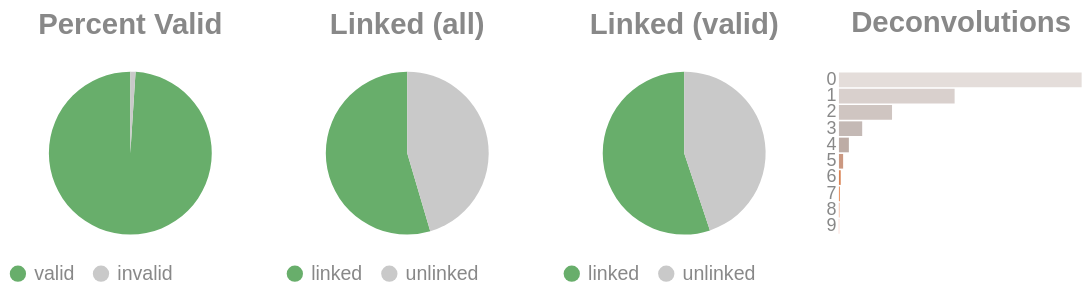

Source (notebook cell):
### Code cell
if SKIPLR:
    pass
else:
    clash = Counter()
    for i in valids['molecule'].to_list():
        _mol = i.split("-")
        if len(_mol) == 1:
            clash.update('0')
        else:
            clash.update(_mol[-1])

    _d = {"deconvolutions": [], 'count': []}
    for k,v in clash.items():
        _d['deconvolutions'].append(k)
        _d['count'].append(v)

    tot_valid = valids['reads'].sum()
    mask = valids['reads'] >= 2
    n_linked_reads = valids.filter(mask)['reads'].sum()
    if n_linked_reads == 0:
        print_html("No linked molecules (>=2 reads) were detected; skipping linked-only distributions.")
        SKIPLR = True
    else:
        perc_valid = round(tot_valid / n_reads, 4)
        linked_perc_abs = round(n_linked_reads / n_reads, 4)
        linked_perc = round(n_linked_reads / tot_valid, 4)

    _valid = pl.DataFrame({"valids": ['valid', 'invalid'], "count": [tot_valid, n_reads - tot_valid]})
    _linked_abs = pl.DataFrame({"linked (absolute)": ['linked', 'unlinked'], "count": [n_linked_reads, n_reads - n_linked_reads]})
    _linked_rel = pl.DataFrame({"linked (valids)": ['linked', 'unlinked'], "count": [n_linked_reads, tot_valid - n_linked_reads]})

    (
        alt.hconcat(
            piechart(_valid, goodval = 'valid', title = "Percent Valid"),
            piechart(_linked_abs, goodval = "linked", title =  "Linked (all)"),
            piechart(_linked_rel, goodval = "linked", title =  "Linked (valid)"),
            convolutionbar(pl.DataFrame(_d), title = "Deconvolutions"),
            center = True,
            bounds = 'flush'
        )
        .resolve_scale(color='independent')
        .resolve_legend('independent')
        .properties(usermeta={'embedOptions': {"actions": False}})
    ).display()

### Figure 1 — Vega-Lite specification as saved in the notebook (floating-point values rounded to 4 significant figures)
{"width": "container", "height": 400, "config": {"title": {"anchor": "start", "dy": -15, "fontSize": 18, "color": "#888888", "subtitleColor": "#888888", "subtitleFontSize": 14}, "arc": {"fill": "#0072B2"}, "axis": {"domainColor": "#888888", "domainWidth": 0.5, "gridWidth": 0.2, "grid": false, "titleFontWeight": 400, "titleFontSize": 15, "labelFontSize": 11, "labelColor": "#888888", "tickColor": "#888888", "tickWidth": 0.2, "titleColor": "#888888"}, "axisBand": {"grid": false}, "axisX": {"grid": true, "tickSize": 10, "domainCap": "round"}, "axisY": {"domain": false, "grid": true, "tickSize": 0, "domainCap": "round"}, "background": "transparent", "header": {"labelFontSize": 15, "labelColor": "#888888", "titleFontSize": 15, "titleFontWeight": 600, "titleColor": "#888888"}, "legend": {"labelFont": "sans-serif", "labelFontSize": 12, "labelColor": "#888888", "symbolSize": 100, "symbolType": "circle", "titleFontSize": 12, "titlePadding": 10, "titleColor": "#888888", "title": null}, "range": {"category": ["#E69F00", "#56B4E9", "#009E73", "#F0E442", "#0072B2", "#D55E00", "#CC79A7", "#000000"], "diverging": ["#cfe8f3", "#a2d4ec", "#73bfe2", "#46abdb", "#1696d2", "#12719e"]}, "area": {"fill": "#0072B2", "fillOpacity": 0.7, "line": true, "strokeOpacity": 0.7}, "line": {"color": "#0072B2", "stroke": "#0072B2", "strokeWidth": 2}, "trail": {"color": "#0072B2", "stroke": "#0072B2", "strokeWidth": 0, "size": 1}, "point": {"filled": true, "fillOpacity": 1.0, "size": 95}, "text": {"color": "#888888", "fontSize": 11, "align": "right", "fontWeight": 400, "size": 11}, "bar": {"fill": "#0072B2", "stroke": null}, "view": {"stroke": null, "continuousWidth": 660, "continuousHeight": 400}}, "hconcat": [{"data": {"name": "data-79ae5dcc3e1d88e3a7a67efc62c6df2d"}, "mark": {"type": "arc"}, "encoding": {"color": {"field": "valids", "legend": {"orient": "bottom", "title": null}, "scale": {"domain": ["valid", "invalid"], "range": ["#68ae6b", "#C9C9C9"]}, "title": "Valids", "type": "nominal"}, "theta": {"field": "count", "type": "quantitative"}, "tooltip": [{"field": "valids", "title": "Valids", "type": "ordinal"}, {"field": "percent", "format": ".2%", "title": "Percent", "type": "quantitative"}, {"field": "count", "title": "Count", "type": "quantitative"}]}, "height": 100, "title": {"text": "Percent Valid", "align": "center", "anchor": "middle"}, "transform": [{"calculate": "datum.count / 5177318", "as": "percent"}], "width": 150}, {"data": {"name": "data-2ed2445c6baf1bfb2bfc8d230c0ebbda"}, "mark": {"type": "arc"}, "encoding": {"color": {"field": "linked (absolute)", "legend": {"orient": "bottom", "title": null}, "scale": {"domain": ["linked", "unlinked"], "range": ["#68ae6b", "#C9C9C9"]}, "title": "Linked (Absolute)", "type": "nominal"}, "theta": {"field": "count", "type": "quantitative"}, "tooltip": [{"field": "linked (absolute)", "title": "Linked (Absolute)", "type": "ordinal"}, {"field": "percent", "format": ".2%", "title": "Percent", "type": "quantitative"}, {"field": "count", "title": "Count", "type": "quantitative"}]}, "height": 100, "title": {"text": "Linked (all)", "align": "center", "anchor": "middle"}, "transform": [{"calculate": "datum.count / 5177318", "as": "percent"}], "width": 150}, {"data": {"name": "data-19661db28ac802e3650983fa05fecd1e"}, "mark": {"type": "arc"}, "encoding": {"color": {"field": "linked (valids)", "legend": {"orient": "bottom", "title": null}, "scale": {"domain": ["linked", "unlinked"], "range": ["#68ae6b", "#C9C9C9"]}, "title": "Linked (Valids)", "type": "nominal"}, "theta": {"field": "count", "type": "quantitative"}, "tooltip": [{"field": "linked (valids)", "title": "Linked (Valids)", "type": "ordinal"}, {"field": "percent", "format": ".2%", "title": "Percent", "type": "quantitative"}, {"field": "count", "title": "Count", "type": "quantitative"}]}, "height": 100, "title": {"text": "Linked (valid)", "align": "center", "anchor": "middle"}, "transform": [{"calculate": "datum.count / 5124037", "as": "percent"}], "width": 150}, {"data": {"name": "data-d20571d25d4d30ab33a861b946386477"}, "mark": {"type": "bar"}, "encoding": {"color": {"field": "deconvolutions", "legend": null, "scale": {"scheme": "lightgreyred"}, "type": "nominal"}, "tooltip": [{"field": "deconvolutions", "title": "Deconvolutions", "type": "ordinal"}, {"field": "percent", "format": ".2%", "title": "Percent", "type": "quantitative"}, {"field": "count", "title": "Count", "type": "quantitative"}], "x": {"axis": null, "field": "count", "type": "quantitative"}, "y": {"field": "deconvolutions", "sort": "ascending", "title": null, "type": "nominal"}}, "height": 100, "title": {"text": "Deconvolutions", "align": "center", "anchor": "middle"}, "transform": [{"calculate": "datum.count / 3328978", "as": "percent"}], "width": 150}], "bounds": "flush", "center": true, "resolve": {"legend": {"angle": "independent"}, "scale": {"color": "independent"}}, "usermeta": {"embedOptions": {"actions": false}}, "$schema": "https://vega.github.io/schema/vega-lite/v6.4.1.json", "datasets": {"data-79ae5dcc3e1d88e3a7a67efc62c6df2d": [{"valids": "valid", "count": 5124037}, {"valids": "invalid", "count": 53281}], "data-2ed2445c6baf1bfb2bfc8d230c0ebbda": [{"linked (absolute)": "linked", "count": 2824710}, {"linked (absolute)": "unlinked", "count": 2352608}], "data-19661db28ac802e3650983fa05fecd1e": [{"linked (valids)": "linked", "count": 2824710}, {"linked (valids)": "unlinked", "count": 2299327}], "data-d20571d25d4d30ab33a861b946386477": [{"deconvolutions": "0", "count": 1787932}, {"deconvolutions": "1", "count": 852243}, {"deconvolutions": "2", "count": 391162}, {"deconvolutions": "3", "count": 171355}, {"deconvolutions": "4", "count": 73167}, {"deconvolutions": "5", "count": 30875}, {"deconvolutions": "6", "count": 13152}, {"deconvolutions": "7", "count": 5604}, {"deconvolutions": "8", "count": 2410}, {"deconvolutions": "9", "count": 1078}]}}
